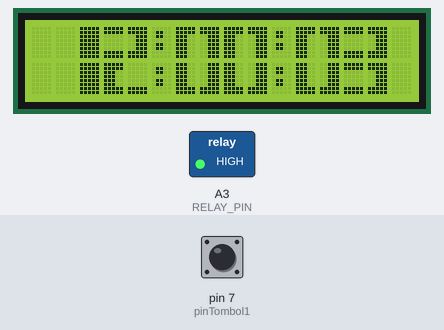
Bench run of a sketch on a simulated Arduino Nano, built with avr-gcc and run on an emulated ATmega328P. On the bench: 16×2 character LCD, switched loads named in the sketch (green lamp = pin HIGH). Inputs (shaded band) come from the test bench; at power-on: pin 7 (pinTombol1) HIGH. What the sketch prints to the serial monitor is not drawn.

Above: at 4.2 s.
At 12.3 s:
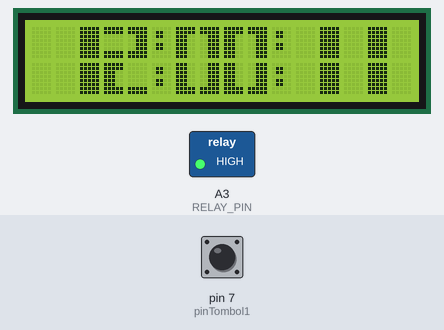
At 21.4 s:
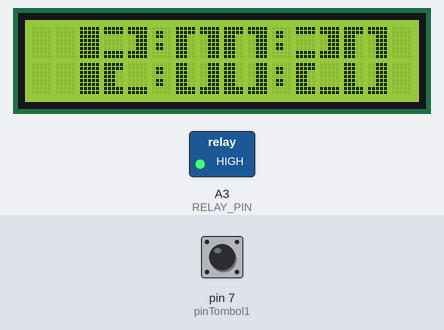
At 38.5 s:
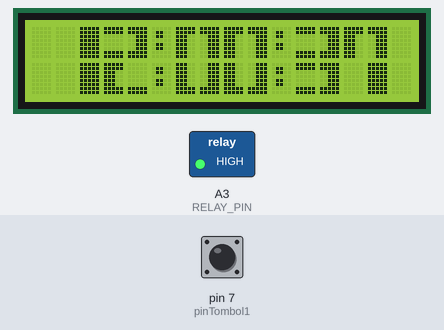
Timing chart, 0 to 40.0 s (numbered marks = the images above):
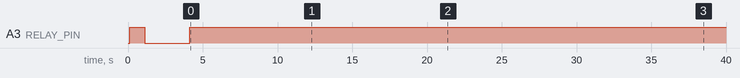

The sketch:

main.ino
```cpp
#include <LiquidCrystal_I2C.h>

// Inisialisasi LCD pada alamat I2C 0x27, dengan ukuran 16 kolom dan 2 baris
LiquidCrystal_I2C lcd(0x27, 16, 2); //

// Definisi untuk mist maker
const int RELAY_PIN = A3; // Pin Digital ke IN relay
const unsigned long DURASI_MIST_TEST = 3000; // semprot 3 detik
const unsigned long DURASI_MIST_ALARM = 7000; // semprot 7 detik
void semprotMistMaker(unsigned long durasi);

// Definisi pin keypad pada Arduino Nano
const int pinTombol1 = 7;
const int pinTombol2 = 6;
const int pinTombol3 = 5;
const int pinTombol4 = 4;

// Status Mode Edit
bool isEditing = false;

// 8 Blok Karakter Kustom (Presisi 7-Segmen)
byte customChar[8][8] = {
  {31, 31, 28, 28, 28, 28, 28, 28}, // 0: TL (Sudut Kiri Atas ┌)
  {31, 31,  7,  7,  7,  7,  7,  7}, // 1: TR (Sudut Kanan Atas ┐)
  {28, 28, 28, 28, 28, 28, 31, 31}, // 2: BL (Sudut Kiri Bawah └)
  { 7,  7,  7,  7,  7,  7, 31, 31}, // 3: BR (Sudut Kanan Bawah ┘)
  {31, 31, 28, 28, 28, 28, 31, 31}, // 4: MID_L (Kiri dengan Garis Tengah ├)
  {31, 31,  7,  7,  7,  7, 31, 31}, // 5: MID_R (Kanan dengan Garis Tengah ┤)
  {31, 31,  0,  0,  0,  0, 31, 31}, // 6: HORIZ (Hanya Garis Mendatar Atas & Bawah =)
  { 0,  0,  0,  0,  0,  0, 31, 31}  // 7: BOT_ONLY (Hanya Garis Mendatar Bawah _)
};

// PETA ANGKA 0-9 (Kombinasi blok di atas)
// 32 = Spasi Kosong, 255 = Balok Penuh (█)
const byte font2x2[10][4] = {
  {0, 1, 2, 3},        // 0: Kotak penuh
  {32, 255, 32, 255},  // 1: Garis lurus di kanan
  {6, 5, 4, 7},        // 2: Membentuk kurva S
  {6, 5, 6, 5},        // 3: Membentuk huruf E terbalik
  {2, 3, 32, 255},     // 4: Bentuk kursi / U
  {4, 6, 6, 5},        // 5: Membentuk kurva S terbalik
  {4, 6, 4, 5},        // 6: Kotak bawah dengan kail di atas
  {0, 1, 32, 255},     // 7: Garis atas dan turun ke kanan
  {4, 5, 4, 5},        // 8: Dua kotak bertumpuk
  {4, 5, 7, 3}         // 9: Kotak atas dengan kail di bawah
};

// Definisi untuk waktu
// Mulai dari 12:00:00
int jam = 12;
int menit = 0;
int detik = 0;
unsigned long waktuSebelumnya = 0;

void setup() {
  // MODUL KEYPAD
  Serial.begin(9600);

  // Mengaktifkan resistor PULLUP internal Arduino
  pinMode(pinTombol1, INPUT_PULLUP);
  pinMode(pinTombol2, INPUT_PULLUP);
  pinMode(pinTombol3, INPUT_PULLUP);
  pinMode(pinTombol4, INPUT_PULLUP);

  Serial.println("=== Tes Keypad 1x4 Siap ===");

  // MODUL LCD
  lcd.init();           // Inisialisasi modul LCD
  lcd.backlight();      // Menyalakan lampu latar (backlight) LCD
  // Daftarkan karakter kustom ke memori LCD
  for (int i = 0; i < 8; i++) {
    lcd.createChar(i, customChar[i]);
  }
  lcd.clear();

  // Setup untuk input relay (pin IN)
  pinMode(RELAY_PIN, OUTPUT);

  // Memastikan relay posisi mati saat awal nyala (HIGH = OFF)
  digitalWrite(RELAY_PIN, HIGH);

  delay(1000); // Jeda 1 detik persiapan

  // Nyalakan Mist Maker sebentar untuk pengujian awal
  semprotMistMaker(DURASI_MIST_TEST);
}

void loop() {
  unsigned long waktuSekarang = millis();

  // Deteksi input keypad
  modeEditJam();

  // Jika tidak sedang diedit, jalankan waktu otomatis
  if (!isEditing) {
    // Update waktu tiap 1 detik
    if (waktuSekarang - waktuSebelumnya >= 1000) {
      waktuSebelumnya = waktuSekarang;

      detik++;
      if (detik >= 60) { detik = 0; menit++; }
      if (menit >= 60) { menit = 0; jam++; }
      if (jam >= 24)   { jam = 0; }

      // Pengecekan Jadwal Semprot Otomatis (05:30:00 & 15:00:00)
      if (detik == 0) {
        // Semprot pada jam 5:30 dan 15:00
        if (jam == 5 && menit == 30) {
          semprotMistMaker(DURASI_MIST_ALARM);
        } else if(jam == 15 && menit == 0) {
          semprotMistMaker(DURASI_MIST_TEST);
        }
      }
    }
  }

  tampilkanJamBesar();
}

void modeEditJam() {
  if (digitalRead(pinTombol1) == LOW) {
    // Trigger mode edit
    if (digitalRead(pinTombol4) == LOW) {
      Serial.println("Tombol 4 Ditekan!");
      isEditing = !isEditing;
      delay(400);
    }

    // Edit jam dan menit
    if(isEditing) {
      if (digitalRead(pinTombol3) == LOW) {
        Serial.println("Tombol 3 Ditekan!");
        jam++;
        if (jam >= 24) jam = 0;
        delay(250);
      }

      if (digitalRead(pinTombol2) == LOW) {
        Serial.println("Tombol 2 Ditekan!");
        menit += 5;
        if (menit >= 60) menit = 0;
        delay(250);
      }
    }
  }
}

// Fungsi mencetak 1 angka besar (2 kolom x 2 baris)
void cetakAngkaBesar(int angka, int col) {
  for (int row = 0; row < 2; row++) {
    lcd.setCursor(col, row);
    for (int c = 0; c < 2; c++) {
      byte code = font2x2[angka][row * 2 + c];

      if (code < 8) {
        // Tambahkan + 8 untuk menghindari blokir Control Character I2C
        lcd.write((byte)(code + 8));
      } else if (code == 255) {
        lcd.write((byte)255); // Cetak Balok Solid █
      } else {
        lcd.print(" ");       // Cetak Spasi Kosong
      }
    }
  }
}

// Fungsi menyusun seluruh tampilan jam di layar LCD
void tampilkanJamBesar() {
  // Jam
  cetakAngkaBesar(jam / 10, 1);
  cetakAngkaBesar(jam % 10, 3);

  // Titik Dua Berkedip saat Mode Edit
  if (isEditing && (millis() / 300) % 2 == 0) {
    lcd.setCursor(5, 0); lcd.print(" ");
    lcd.setCursor(5, 1); lcd.print(" ");
    lcd.setCursor(10, 0); lcd.print(" ");
    lcd.setCursor(10, 1); lcd.print(" ");
  } else {
    lcd.setCursor(5, 0); lcd.print(":");
    lcd.setCursor(5, 1); lcd.print(":");
    lcd.setCursor(10, 0); lcd.print(":");
    lcd.setCursor(10, 1); lcd.print(":");
  }

  // Menit
  cetakAngkaBesar(menit / 10, 6);
  cetakAngkaBesar(menit % 10, 8);

  // Detik
  cetakAngkaBesar(detik / 10, 11);
  cetakAngkaBesar(detik % 10, 13);

  // Indikator teks "ON" di Kolom Paling Kanan (Kolom 15) saat Mode Edit Aktif
  if (isEditing) {
    lcd.setCursor(15, 0); lcd.print("O");
    lcd.setCursor(15, 1); lcd.print("N");
  } else {
    lcd.setCursor(15, 0); lcd.print(" ");
    lcd.setCursor(15, 1); lcd.print(" ");
  }
}

void semprotMistMaker(unsigned long durasi) {
  digitalWrite(RELAY_PIN, LOW);
  delay(durasi);
  digitalWrite(RELAY_PIN, HIGH); // Matikan kembali

  // Kompensasi penambahan detik agar jam tidak tertinggal akibat delay()
  detik += (durasi / 1000);
  if (detik >= 60) {
    detik %= 60;
    menit++;
    if (menit >= 60) {
      menit = 0;
      jam = (jam + 1) % 24;
    }
  }
  waktuSebelumnya = millis(); // Synchronize ulang waktu millis
}
```

Measured:
- what the display in image 0 shows lasts 1.0 s, from 4.2 s to 5.2 s
